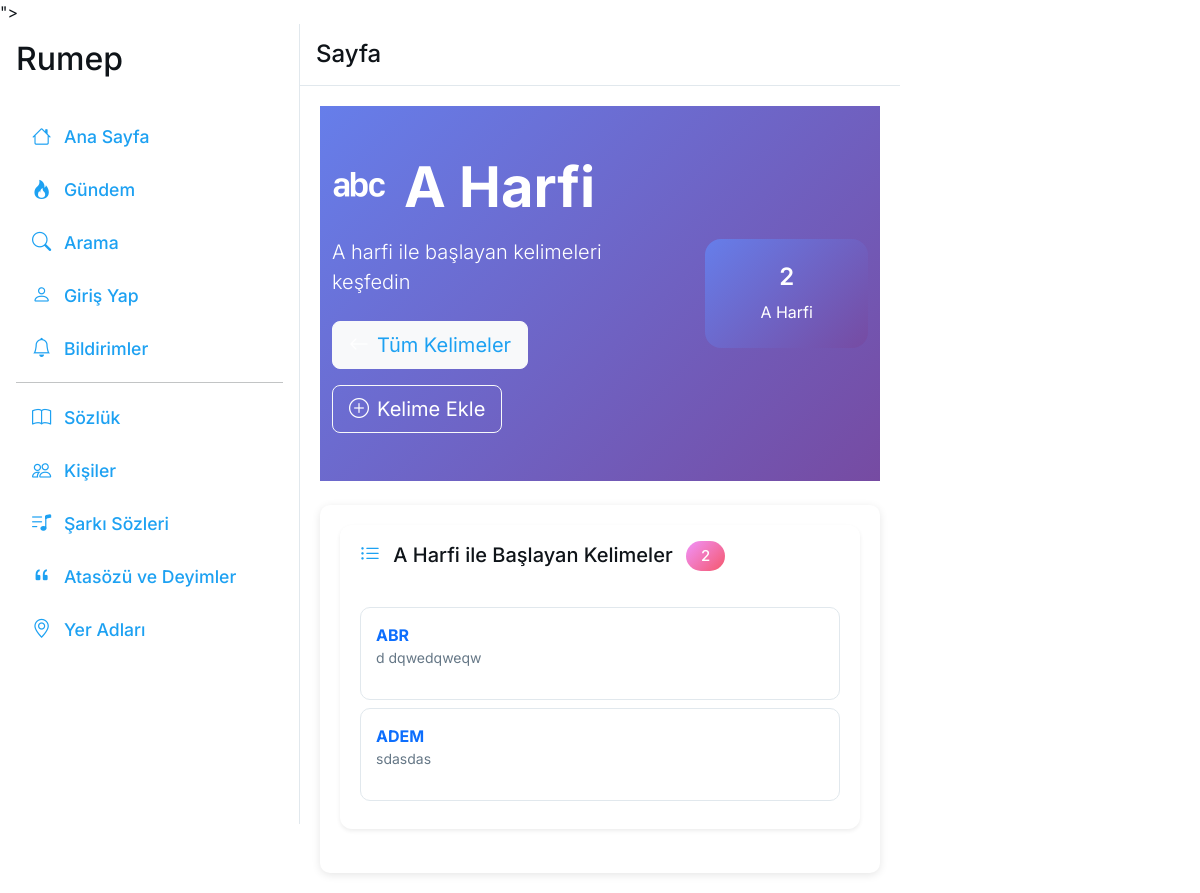
The app's page /sozluk/harf/a/ with its own data.
### main/models.py (models this page shows, shortened)
class Sozluk(models.Model):
    kelime = models.CharField(max_length=50, db_index=True, unique=True)
    detay = models.TextField(max_length=500)
    kullanici = models.ForeignKey(settings.AUTH_USER_MODEL, on_delete=models.CASCADE)
    eklenme_tarihi = models.DateTimeField(default=timezone.now)
    tur = models.CharField(
        max_length=20,
        choices=[
            ('isim', _('İsim')),
            ('fiil', _('Fiil')),
            ('sifat', _('Sıfat')),
            ('zarf', _('Zarf')),
            ('beyanvan', _('Beyanvan')),
            ('pevek', _('Bağlaç')),
            ('giredek', _('Bağlaç')),
            ('bang', _('Ünlem')),
        ],
        blank=True
    )
    class Meta:
        ordering = ['kelime']
        verbose_name = _('Sözlük')
        verbose_name_plural = _('Sözlük')

### main/views/sozluk_views.py (the view)
# urls.py: path('sozluk/harf/<str:harf>/', views.sozluk_harf, name='sozluk_harf'),
def sozluk_harf(request, harf):
    if harf.lower() not in ['a', 'b', 'c', 'ç', 'd', 'e', 'ê', 'f', 'g', 'h', 'i', 'î', 'j', 'k', 'l', 'm', 'n', 'o', 'p', 'q', 'r', 's', 'ş', 't', 'u', 'û', 'v', 'w', 'x', 'y', 'z']:
        return redirect('sozluk_ana_sayfa')
    kelimeler = Sozluk.objects.filter(kelime__istartswith=harf).order_by('kelime')[:20]
    return render(request, 'main/sozluk/sozluk_harf.html', {'harf': harf, 'kelimeler': kelimeler, 'user': request.user})

### main/context_processors.py (called while the page is built, shortened)
def notification_count(request):
    if request.user.is_authenticated:
        unread_count = request.user.notifications.filter(is_read=False).count()
        return {'unread_notifications_count': unread_count}
    return {'unread_notifications_count': 0}

def user_role_context(request):
    return {
        'user_role': 'user',
        'user_role_display': _('Kullanıcı'),
        'user_role_badge': _('Kullanıcı'),
        'is_writer': False,
        'is_moderator': False,
        'is_admin': False,
        'is_super_admin': False,
    }

def sidebar_data(request):
    popular_topics = Topic.objects.annotate(
        total_entries=Count('entries')
    ).filter(total_entries__gt=0).order_by('-total_entries')[:5]
    active_authors = Profile.objects.annotate(
        topic_count=Count('user__topic'),
        entry_count=Count('user__entry')
    ).filter(
        topic_count__gt=0
    ).order_by('-topic_count', '-entry_count')[:5]
    return {
        'sidebar_popular_topics': popular_topics,
        'sidebar_active_authors': active_authors,
    }

### main/templates/main/sozluk/sozluk_harf.html (shortened to what this page needs)
{% extends 'main/base.html' %}
{% load static %}
{% load i18n %}
{% block extra_head %}
    <meta name="csrf-token" content="{% csrf_token %}">
    <link rel="stylesheet" href="{% static 'main/css/modern.css' %}">
    <link rel="stylesheet" href="{% static 'main/css/sozluk.css' %}">
{% endblock %}
{% block content %}
<div class="container-fluid px-0">
    <div class="hero-section bg-gradient-primary text-white py-5 mb-4">
        <div class="container position-relative" style="z-index: 10;">
            <div class="row align-items-center">
                <div class="col-lg-8">
                    <h1 class="display-4 fw-bold mb-3">
                        <i class="bi bi-alphabet me-3"></i>{{ harf|upper }} {% trans "Harfi" %}
                    </h1>
                    <p class="lead mb-4">{{ harf|upper }} {% trans "harfi ile başlayan kelimeleri keşfedin" %}</p>
                    <div class="d-flex gap-3 flex-wrap" style="position: relative; z-index: 20;">
                        <a href="{% url 'sozluk_ana_sayfa' %}" class="btn btn-light btn-lg" style="position: relative; z-index: 30;">
                            <i class="bi bi-arrow-left me-2"></i>{% trans "Tüm Kelimeler" %}
                        </a>
                        <a href="{% url 'sozluk_ana_sayfa' %}" class="btn btn-outline-light btn-lg" style="position: relative; z-index: 30;">
                            <i class="bi bi-plus-circle me-2"></i>{% trans "Kelime Ekle" %}
                        </a>
                    </div>
                </div>
                <div class="col-lg-4 text-center">
                    <div class="stats-card bg-white bg-opacity-10 rounded-4 p-4" style="position: relative; z-index: 20;">
                        <h3 class="h2 mb-2">{{ kelimeler.count|default:"0" }}</h3>
                        <p class="mb-0">{{ harf|upper }} {% trans "Harfi" %}</p>
                    </div>
                </div>
            </div>
        </div>
    </div>
    <div class="container sozluk-container">
        <div id="kelime-list" class="card border-0 shadow-sm mb-4">
            <div class="card-header bg-white border-0 py-3">
                <h5 class="mb-0">
                    <i class="bi bi-list-ul me-2 text-primary"></i>
                    {{ harf|upper }} {% trans "Harfi ile Başlayan Kelimeler" %}
                    <span class="badge bg-primary ms-2">{{ kelimeler.count|default:"0" }}</span>
                </h5>
            </div>
            <div class="card-body">
                {% for kelime in kelimeler %}
                    <div class="kelime-item mb-2" data-kelime-id="{{ kelime.id }}">
                        <div class="d-flex justify-content-between align-items-start">
                            <a href="{% url 'sozluk_kelime' kelime.id %}" class="text-decoration-none">
                                <strong>{{ kelime.kelime }}</strong>
                                <p class="text-muted small">{{ kelime.detay|truncatechars:100 }}</p>
                            </a>
                        </div>
                    </div>
                {% empty %}
                    <p class="text-muted">{% trans "Bu harfle başlayan kelime bulunamadı." %}</p>
                {% endfor %}
            </div>
        </div>
        </div>
    </div>
</div>
{% endblock %}

### main/static/main/css/kisi.css (style rules this page uses)
.text-primary { color: #1da1f2 !important; }
.text-muted { color: #657786 !important; }
.hero-section h1 { color: #ffffff !important; }
.hero-section p { color: #ffffff !important; }
.hero-section .lead { color: #ffffff !important; }
.hero-section .stats-card { background: linear-gradient(135deg, #667eea 0%, #764ba2 100%) !important; color: #ffffff !important; }
.hero-section .stats-card h3 { color: #ffffff !important; }
.hero-section .stats-card p { color: #ffffff !important; }
.hero-section.bg-gradient-primary { background: linear-gradient(135deg, #667eea 0%, #764ba2 100%) !important; }

### main/static/main/css/modern.css (style rules this page uses)
.btn, .card, .form-control { transition: all 0.2s ease; }

### main/static/main/css/layout.css (style rules this page uses)
html { font-size: 16px; }
.entry-content, .first-entry-preview, .card-body, .topic-content { font-family: var(--entry-font, inherit) !important; }

### main/static/main/css/responsive-fixes.css (style rules this page uses)
@media (min-width: 1025px) and (max-width: 1366px) { .container { max-width: 1200px; } }

### main/static/main/css/sozluk.css (style rules this page uses)
.text-primary { color: #1da1f2 !important; }
.text-muted { color: #657786 !important; }
.hero-section h1 { color: #ffffff !important; }
.hero-section p { color: #ffffff !important; }
.hero-section .lead { color: #ffffff !important; }
.hero-section .stats-card { background: linear-gradient(135deg, #667eea 0%, #764ba2 100%) !important; color: #ffffff !important; }
.hero-section .stats-card h3 { color: #ffffff !important; }
.hero-section .stats-card p { color: #ffffff !important; }
.hero-section.bg-gradient-primary { background: linear-gradient(135deg, #667eea 0%, #764ba2 100%) !important; }
.sozluk-container { max-width: 800px; margin: 0 auto; padding: 20px; background-color: #fff; border-radius: 10px; box-shadow: 0 2px 8px rgba(0, 0, 0, 0.1); }
.sozluk-container .text-primary { color: #1da1f2 !important; }
.sozluk-container .text-muted { color: #657786 !important; }
.kelime-item { background-color: #fff; border: 1px solid #e1e8ed; border-radius: 10px; padding: 15px; margin-bottom: 15px; transition: all 0.3s ease; cursor: pointer; }

### main/static/main/css/general.css (style rules this page uses)
body { background-color: #f5f8fa; font-family: -apple-system, BlinkMacSystemFont, "Segoe UI", Roboto, "Helvetica Neue", Arial, sans-serif; color: #0f1419; }
.text-muted { color: #657786 !important; }
.text-primary { color: #1da1f2 !important; }
h1, h2, h3, h4, h5, h6 { color: #0f1419 !important; }
.badge { background: linear-gradient(135deg, #f093fb 0%, #f5576c 100%) !important; color: #ffffff !important; border-radius: 20px !important; padding: 0.5em 1em !important; font-weight: 500 !important; }
.hero-section, .hero-section * { color: #ffffff !important; }
.hero-section .btn-light { color: #1da1f2 !important; }

### main/static/main/css/tweetCard.css (style rules this page uses)
.card-body { max-height: none !important; overflow: visible !important; }

### main/static/main/css/critique-pages.css (style rules this page uses)
.container h3 { font-size: 1.5rem; font-weight: 600; margin-bottom: 1.25rem; color: var(--text-color); }

### main/static/main/css/accessibility.css (style rules this page uses)
.text-muted { color: #6b7280 !important; }
.card { border: 1px solid var(--border-color); }
::placeholder { color: #9ca3af !important; opacity: 1; }

### main/static/main/css/sarki.css (style rules this page uses)
.text-primary { color: #1da1f2 !important; }
.text-muted { color: #657786 !important; }
.hero-section h1 { color: #ffffff !important; }
.hero-section p { color: #ffffff !important; }
.hero-section .lead { color: #ffffff !important; }
.hero-section .stats-card { background: linear-gradient(135deg, #667eea 0%, #764ba2 100%) !important; color: #ffffff !important; }
.hero-section .stats-card h3 { color: #ffffff !important; }
.hero-section .stats-card p { color: #ffffff !important; }
.hero-section.bg-gradient-primary { background: linear-gradient(135deg, #667eea 0%, #764ba2 100%) !important; }

### main/static/main/css/atasozu_deyim.css (style rules this page uses)
.badge { background-color: #1da1f2 !important; color: #ffffff !important; }

### main/static/main/css/yer_adlari_new.css (style rules this page uses)
.card { border-radius: 12px; border: 1px solid #e1e8ed; box-shadow: 0 2px 8px rgba(0, 0, 0, 0.1); transition: all 0.3s ease; }
.card-header { background-color: #f8f9fa; border-bottom: 1px solid #e1e8ed; border-radius: 12px 12px 0 0 !important; padding: 15px 20px; }
.card-body { padding: 20px; }

### main/static/main/css/page-transitions.css (style rules this page uses)
.page-content, .center-main-area > .page-content, .container, .modern-profile-container { animation: fadeInUp 0.4s cubic-bezier(0.4, 0, 0.2, 1); }
.card, .content-card, .tweet-card, .notification-item { animation: fadeInCard 0.5s cubic-bezier(0.4, 0, 0.2, 1) forwards; opacity: 0; }
.card:nth-child(1) { animation-delay: 0.1s; }
.page-title-area, .profile-header, h1, h2, h3, h4 { animation: fadeInTitle 0.3s cubic-bezier(0.4, 0, 0.2, 1); }
.form-control, .btn { animation: fadeIn 0.4s cubic-bezier(0.4, 0, 0.2, 1); }

### records on screen
Sozluk: kelime "ABR", detay "d dqwedqweqw"
Sozluk: kelime "ADEM", detay "sdasdas"

### other values on screen
{{ harf|upper }} "A"
{{ kelimeler.count|default:"0" }} "2"
